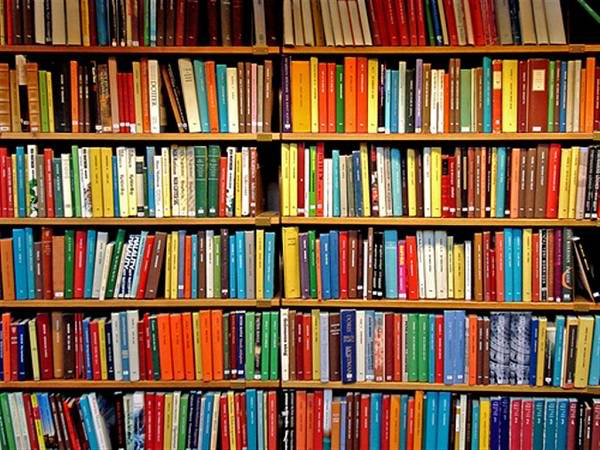
%> input picture teoría/src/06 - Aplicaciones/Source/Matlab/estanteria.jpeg, 600 x 450 px
$ octave FiltrarEstanteria2.m   (GNU Octave 9; MATLAB toolbox functions it lacks are replaced by stand-ins)
%> lines starting %> are read from the running program, lines starting %| are printed output that depends on the picture
im=imread('estanteria.jpeg');
%> im is the input picture: size 450x600x3 uint8; mean R, G, B 125.4, 93.7, 69.9
x=im(:,:,1)
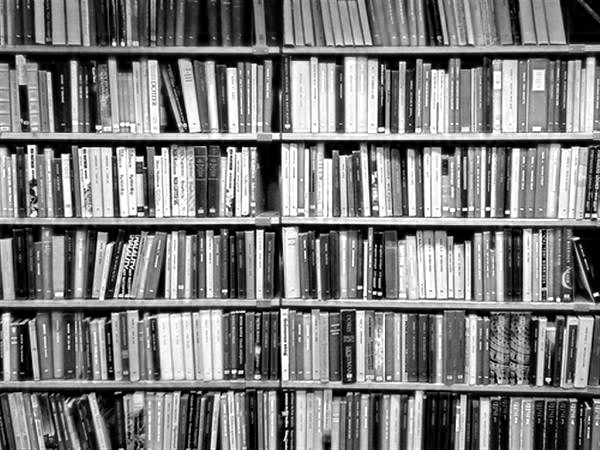
%> x: size 450x600 uint8; min 0, max 255, mean 125.4
h=fspecial('motion',10,45); %Movimiento
y1=filter2(h,x);
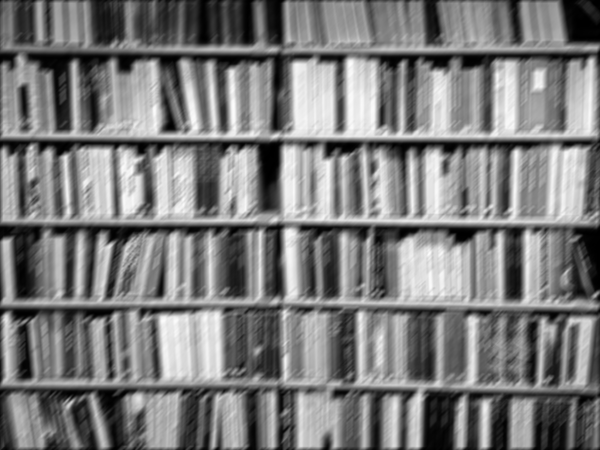
%> y1: size 450x600 double; min 0, max 253.6, mean 124.7
h=fspecial('sobel') %Borde horizontal
y2=filter2(h,x);
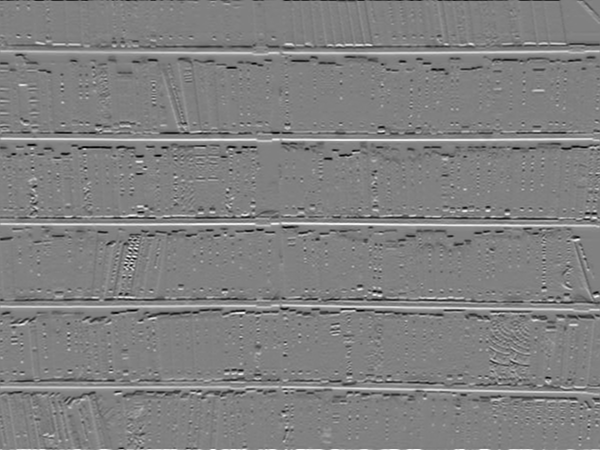
%> y2: size 450x600 double; min -973, max 951, mean -0.1; drawn with min black and max white
figure;imshow(x,[]);
figure;imshow(y1,[]);
figure;imshow(y2,[]);
